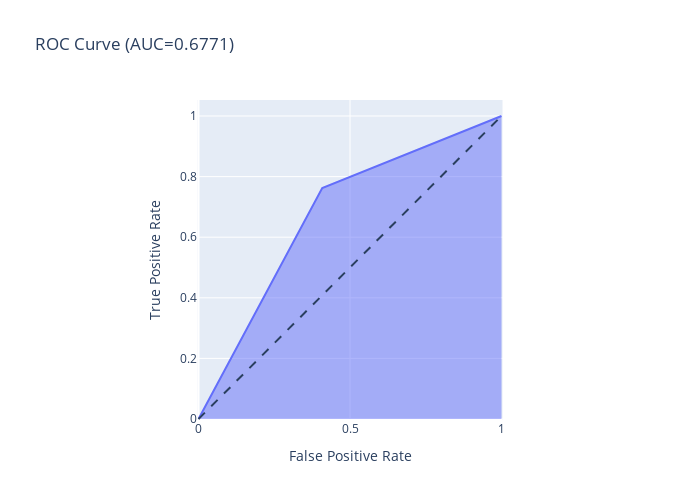

The notebook cell this image was saved under:
### Markdown cell above
### ROC no standart by batch

### Code cell
fpr, tpr, thresholds = roc_curve(base["y_t"], base["y_t_pred"])

fig = px.area(
    x=fpr, y=tpr,
    title=f'ROC Curve (AUC={auc(fpr, tpr):.4f})',
    labels=dict(x='False Positive Rate', y='True Positive Rate'),
    width=700, height=500
)
fig.add_shape(
    type='line', line=dict(dash='dash'),
    x0=0, x1=1, y0=0, y1=1
)

fig.update_yaxes(scaleanchor="x", scaleratio=1)
fig.update_xaxes(constrain='domain')
fig.show()

### Figure 1 — Plotly figure (JSON) as saved in the notebook; plotly's stock layout.template omitted (floating-point values rounded to 4 significant figures)
{"data": [{"fillpattern": {"shape": ""}, "hovertemplate": "False Positive Rate=%{x}<br>True Positive Rate=%{y}<extra></extra>", "legendgroup": "", "line": {"color": "#636efa"}, "marker": {"symbol": "circle"}, "mode": "lines", "name": "", "orientation": "v", "showlegend": false, "stackgroup": "1", "type": "scatter", "x": [0, 0.4084, 1], "xaxis": "x", "y": [0, 0.7625, 1], "yaxis": "y"}], "layout": {"height": 500, "legend": {"tracegroupgap": 0}, "shapes": [{"line": {"dash": "dash"}, "type": "line", "x0": 0, "x1": 1, "y0": 0, "y1": 1}], "title": {"text": "ROC Curve (AUC=0.6771)"}, "width": 700, "xaxis": {"anchor": "y", "autorange": true, "constrain": "domain", "domain": [0.2176, 0.7824], "range": [-0.0033, 1.003], "title": {"text": "False Positive Rate"}, "type": "linear"}, "yaxis": {"anchor": "x", "autorange": true, "domain": [0, 1], "range": [-0.0033, 1.053], "scaleanchor": "x", "scaleratio": 1, "title": {"text": "True Positive Rate"}, "type": "linear"}}}
